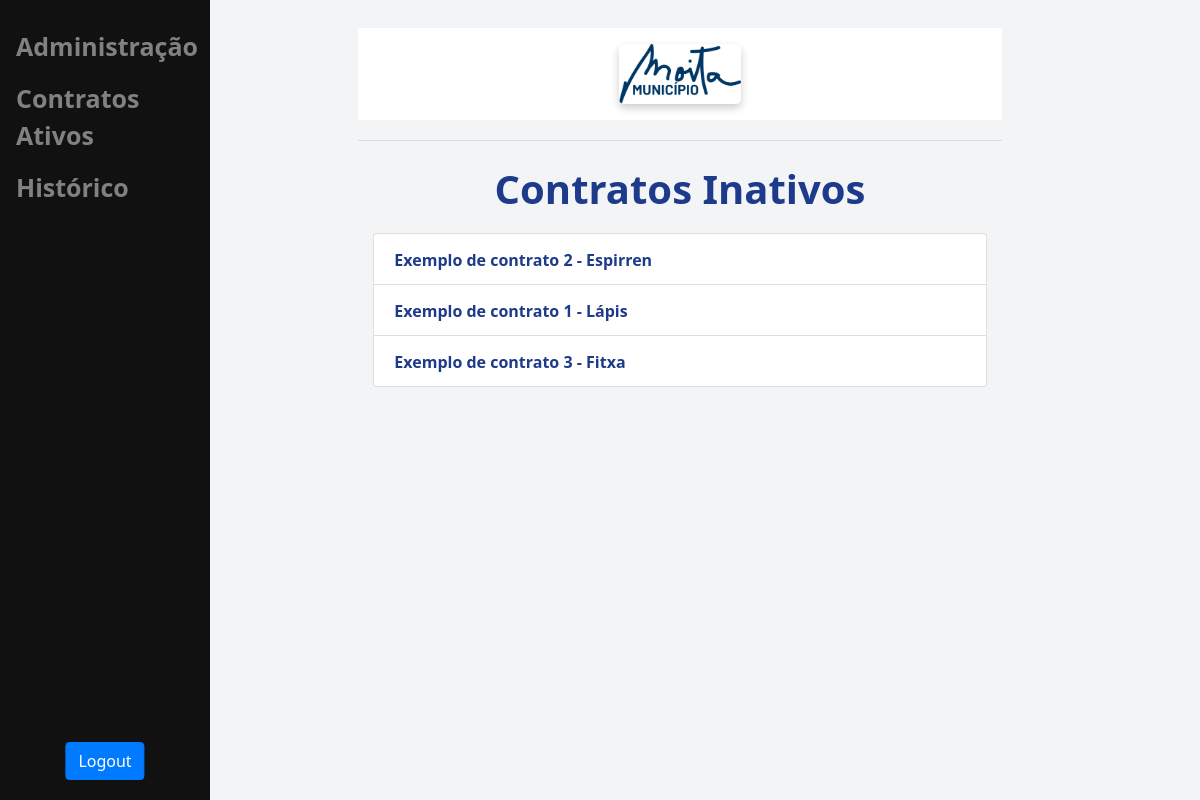
The page /historico/ (signed in) on the database its author committed.
### main/models.py (models this page shows, shortened)
class Historico(models.Model):
    user = models.ForeignKey(User, on_delete=models.CASCADE)
    objeto = models.CharField(max_length=255)
    procedimento = models.CharField(max_length=255)
    tipo_produto = models.CharField(max_length=255)
    numero = models.CharField(max_length=100)
    tipo_contrato = models.CharField(max_length=100)
    fornecedor = models.CharField(max_length=255)
    nif = models.CharField(max_length=100)
    data_inicial = models.DateField()
    data_final = models.DateField()
    prazo = models.CharField(max_length=255)
    preco_contratual = models.DecimalField(max_digits=10, decimal_places=2)
    observacao = models.TextField(blank=True, null=True)
    valor_entregue = models.DecimalField(max_digits=10, decimal_places=2)
    iva = models.CharField(max_length=100)
    valor_total = models.DecimalField(max_digits=10, decimal_places=2)
    recorrente = models.BooleanField(default=False)
    compromisso = models.BooleanField(default=False)
    uploaded_file = models.ForeignKey(UploadedFile, on_delete=models.CASCADE)
    plurianual = models.TextField(blank=True, null=True)
    _estado = models.BooleanField(default=False)

### main/views.py (the view)
# urls.py: path('historico/', views.historico_list, name='historico'),
def historico_list(request):
    if request.user.is_authenticated:
        contratos_inativos = Historico.objects.filter(_estado=False, user=request.user)
    else:
        contratos_inativos = []
    context = {
        'contratos_inativos': contratos_inativos,
        **get_global_context(request)
    }
    return render(request, 'main/historico.html', context)

### main/views.py (called while the page is built)
def get_global_context(request):
    return {
        'tem_contrato': Contract.objects.filter(user=request.user).exists() if request.user.is_authenticated else False,
        'is_contrato_detalhes': request.path.startswith('/contrato/detalhes/')
    }

### main/templates/main/historico.html (shortened to what this page needs)
{% extends 'main/base.html' %}
{% load humanize %}
{% block content %}
<!DOCTYPE html>
<html lang="pt-PT">
<head>
</head>
<body>
    <div class="container">
        <h1>Contratos Inativos</h1>
        <ul class="list-group">
            {% for contrato in contratos_inativos %}
                <li class="list-group-item">
                    <a href="{% url 'detalhes_contrato_inativo' contrato.id %}">{{ contrato.objeto }} - {{ contrato.fornecedor }}</a>
                </li>
            {% empty %}
                <li class="list-group-item">Nenhum contrato inativo encontrado.</li>
            {% endfor %}
        </ul>
    </div>
</body>
</html>
{% endblock %}

### main/templates/main/base.html (style rules this page uses)
:root { --primary-color: #1e3a8a; --secondary-color: #2563eb; --accent-color: #60a5fa; --background-color: #f3f4f6; --text-color: #111827; --light-gray: #e5e7eb; --white: #ffffff; }
body { font-family: 'Open Sans', sans-serif; background-color: var(--background-color); color: var(--text-color); margin: 0; padding: 20px; }
h1 { color: var(--primary-color); font-size: 2rem; margin-bottom: 20px; text-align: center; font-weight: 700; }
a { color: var(--primary-color); text-decoration: none; font-weight: bold; margin-top: 2px; display: block; text-align: left; }

### main/templates/main/historico.html (style rules this page uses)
body { background-color: var(--background-color); font-family: 'Segoe UI', Tahoma, Geneva, Verdana, sans-serif; color: var(--text-color); margin: 0; padding: 20px; }
h1 { color: var(--primary-color); font-size: 2.5rem; margin-bottom: 20px; }

### rows shown on the page
Historico: objeto "Exemplo de contrato 2", fornecedor "Espirren"
Historico: objeto "Exemplo de contrato 1", fornecedor "Lápis"
Historico: objeto "Exemplo de contrato 3", fornecedor "Fitxa"
